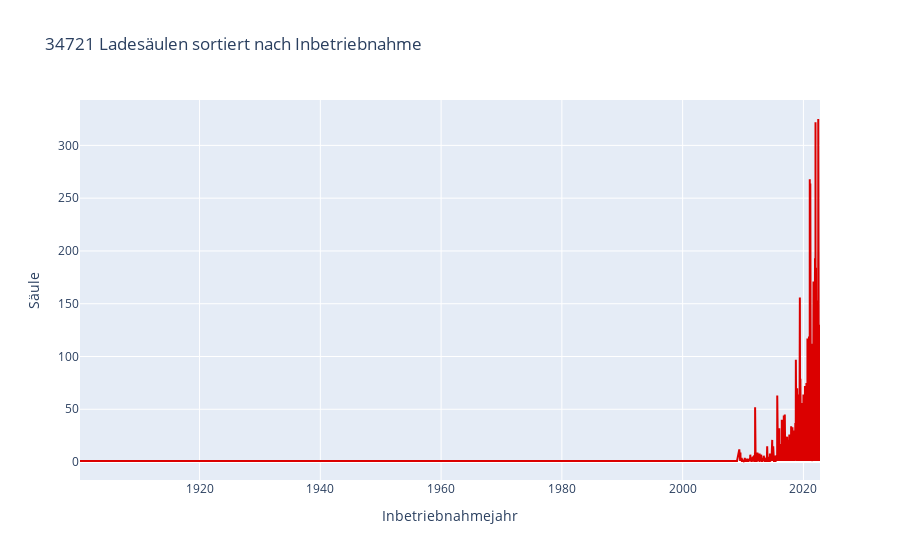

The code cell stored with this chart in its notebook:
### Code cell
# Daten einholen
data = df['Inbetriebnahmedatum'].value_counts().sort_index()

# Linie erstellen
trace = go.Scatter(x = data.index,
                   y = data.values,
                   marker = dict(color = '#db0000'))
# Layout erstellen
layout = dict(title = '{} Ladesäulen sortiert nach Inbetriebnahme'.format(df.shape[0]),
              xaxis = dict(title = 'Inbetriebnahmejahr'),
              yaxis = dict(title = 'Säule'))

# Plot erstellen
fig = go.Figure(data=[trace], layout=layout)
iplot(fig)


del layout, trace, fig, data

### Figure 1 — Plotly figure (JSON) as saved in the notebook; plotly's stock layout.template omitted (floating-point values rounded to 4 significant figures; data arrays with more than 128 entries replaced by an {"elided": "..."} marker saying what was removed)
{"data": [{"marker": {"color": "#db0000"}, "type": "scatter", "x": {"elided": "2729 str values"}, "y": {"elided": "2729 int values"}}], "layout": {"title": {"text": "34721 Ladesäulen sortiert nach Inbetriebnahme"}, "xaxis": {"title": {"text": "Inbetriebnahmejahr"}}, "yaxis": {"title": {"text": "Säule"}}}}
